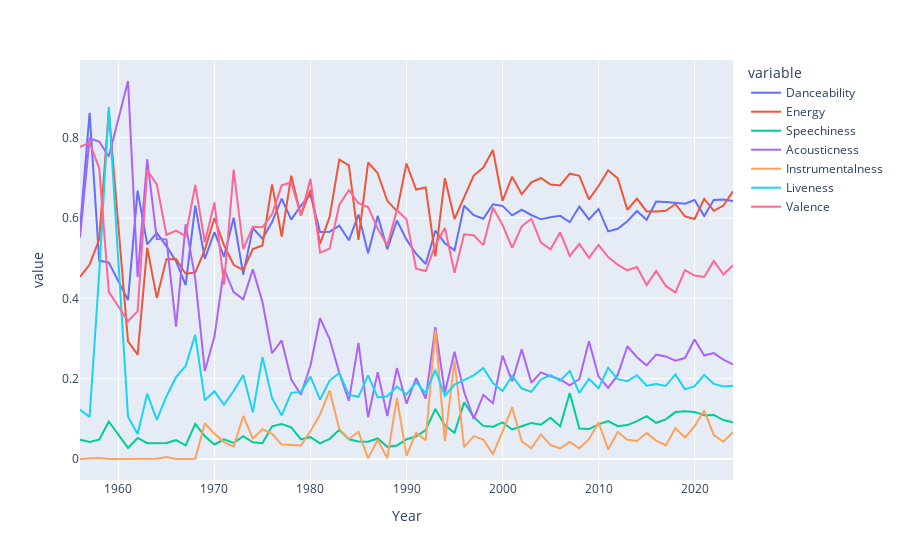

Notebook source saved alongside this figure:
### Markdown cell above
## 5.2 Features Over Time

### Code cell
# Data from songs_with_features.csv
data = pd.read_csv('data/songs_with_features.csv')

# add a new column for the year
data['Year'] = pd.to_datetime(data['Release Date']).dt.year

# Group the data by year and calculate the mean of each feature
features_by_year = data.groupby('Year').mean().reset_index()

# audio features to plot
sound_features = feature_names = ['Danceability', 'Energy', 'Speechiness', 'Acousticness', 
                 'Instrumentalness', 'Liveness', 'Valence']

# interactive plot using Plotly
fig = px.line(features_by_year, x='Year', y=sound_features)
fig.show()
